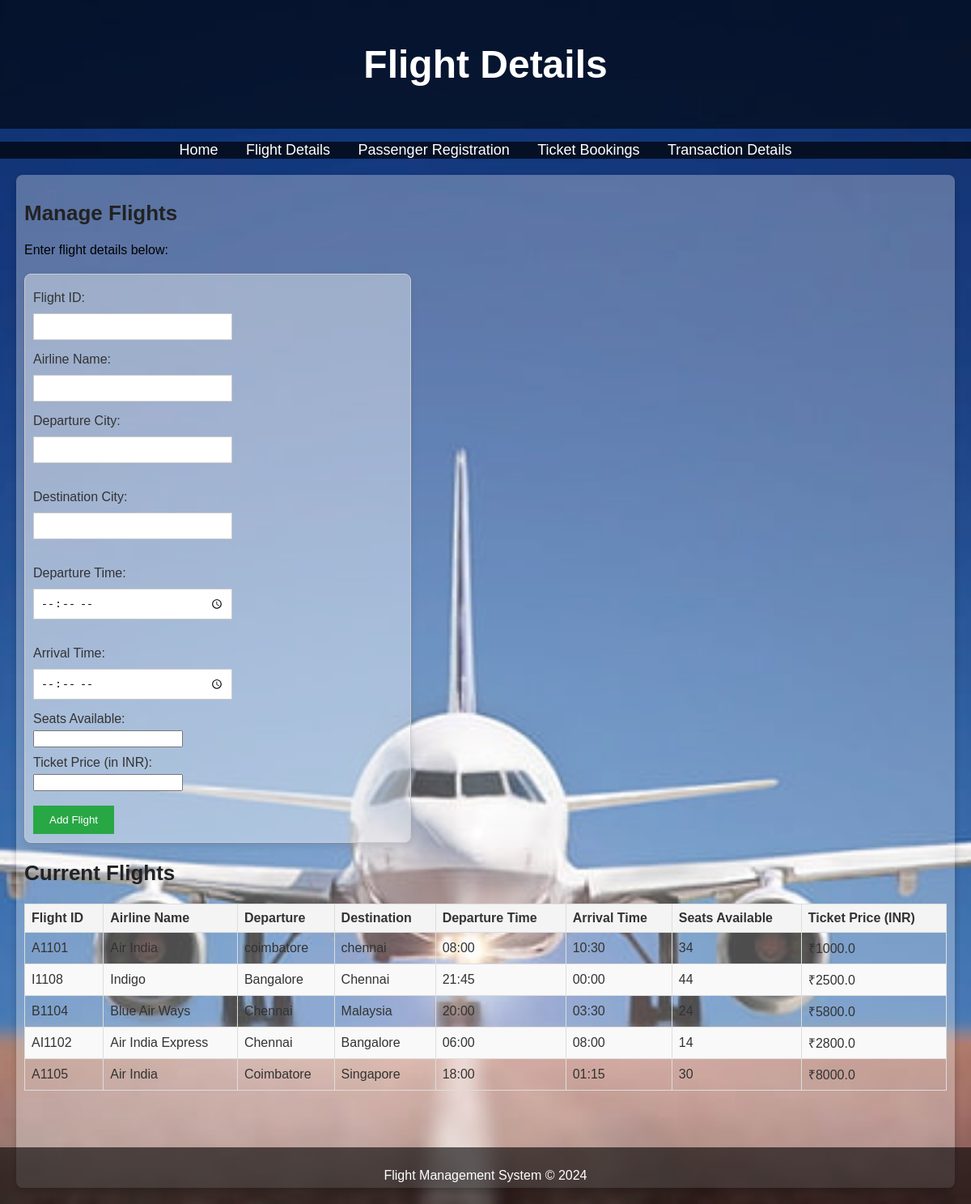
Page /flight-management on the committed database.
### tables this page shows
CREATE TABLE flights (
    flight_id TEXT PRIMARY KEY,
    airline_name TEXT,
    departure TEXT,
    destination TEXT,
    departure_time TEXT,
    arrival_time TEXT,
    seats_available INTEGER,
    ticket_price REAL
);

### app.py (the view, shortened to what this page needs)
@app.route("/flight-management", methods=['GET', 'POST'])
def flight_management():
    conn = get_db_connection()
    flights = conn.execute('SELECT * FROM flights').fetchall()
    conn.close()
    return render_template('flight-management.html', flights=flights)

### app.py (called while the page is built)
def get_db_connection():
    conn = sqlite3.connect('database.db',timeout=5)
    conn.row_factory = sqlite3.Row
    return conn

### templates/flight-management.html (shortened to what this page needs)
<!DOCTYPE html>
<html lang="en">
<head>
    <link rel="stylesheet" href="{{ url_for('static', filename='styles.css') }}">
</head>
<body>
    <header>
        <h1>Flight Details</h1>
    </header>
    <nav>
        <ul>
            <li><a href="{{ url_for('index') }}">Home</a></li>
            <li><a href="{{ url_for('flight_management') }}">Flight Details</a></li>
            <li><a href="{{ url_for('passenger_management') }}">Passenger Registration</a></li>
            <li><a href="{{ url_for('bookings') }}">Ticket Bookings</a></li>
            <li><a href="{{ url_for('transaction_management') }}">Transaction Details</a></li>
        </ul>
    </nav>
    <section>
        <h2>Manage Flights</h2>
        <p>Enter flight details below:</p>
        <form action="/flight-management" method="POST">
            <label for="flight-id">Flight ID:</label>
            <input type="text" id="flight-id" name="flight-id" required>
            <label for="airline-name">Airline Name:</label>
            <input type="text" id="airline-name" name="airline-name" required>
            <label for="departure">Departure City:</label>
            <input type="text" id="departure" name="departure" required><br><br>
            <label for="destination">Destination City:</label>
            <input type="text" id="destination" name="destination" required><br><br>
            <label for="time">Departure Time:</label>
            <input type="time" id="time" name="time" required><br><br>
            <label for="arrival-time">Arrival Time:</label>
            <input type="time" id="arrival-time" name="arrival-time" required>
            <label for="seats-available">Seats Available:</label>
            <input type="number" id="seats-available" name="seats-available" min="1" required>
            <label for="ticket-price">Ticket Price (in INR):</label>
            <input type="number" id="ticket-price" name="ticket-price" min="0" step="0.01" required><br><br>
            <input type="submit" value="Add Flight">
        </form>
        <h2>Current Flights</h2>
        <table>
            <thead>
                <tr>
                    <th>Flight ID</th>
                    <th>Airline Name</th>
                    <th>Departure</th>
                    <th>Destination</th>
                    <th>Departure Time</th>
                    <th>Arrival Time</th>
                    <th>Seats Available</th>
                    <th>Ticket Price (INR)</th>
                </tr>
            </thead>
            <tbody>
                {% for flight in flights %}
                <tr>
                    <td>{{ flight['flight_id'] }}</td>
                    <td>{{ flight['airline_name'] }}</td>
                    <td>{{ flight['departure'] }}</td>
                    <td>{{ flight['destination'] }}</td>
                    <td>{{ flight['departure_time'] }}</td>
                    <td>{{ flight['arrival_time'] }}</td>
                    <td>{{ flight['seats_available'] }}</td>
                    <td>&#8377;{{ flight['ticket_price'] }}</td>
                </tr>
                {% endfor %}
            </tbody>
        </table>
    </section>
    <footer>
        <p>Flight Management System &copy; 2024</p>
    </footer>
</body>
</html>

### static/styles.css (style rules this page uses)
body { font-family: Arial, sans-serif; margin: 0; padding: 0; background-image: url('/static/airplane-s.jpg'); background-size: cover; background-position: center; background-repeat: no-repeat; background-attachment: fixed; color: #333; }
header { background-color: rgba(0, 0, 0, 0.6); color: white; padding: 20px 0; text-align: center; font-size: 24px; }
nav ul { background-color: rgba(0, 0, 0, 0.7); list-style: none; padding: 0; text-align: center; }
nav ul li { display: inline; margin: 0 15px; }
nav ul li a { color: white; text-decoration: none; font-size: 18px; }
section { margin: 20px; padding: 10px; background-color: rgba(255, 255, 255, 0.3); border-radius: 8px; box-shadow: 0 4px 8px rgba(0, 0, 0, 0.2); padding-bottom: 100px; }
section h2 { font-size: 26px; color: #222; }
section p { font-size: 16px; color: #000; }
footer { text-align: center; background-color: rgba(0, 0, 0, 0.6); color: white; padding: 10px 0; position: fixed; bottom: 0; width: 100%; }
form { margin: 20px 0; padding: 10px; background-color: rgba(255, 255, 255, 0.4); border: 1px solid #ccc; width: 40%; min-width: 300px; border-radius: 8px; box-shadow: 0 4px 8px rgba(0, 0, 0, 0.1); }
form label { display: block; margin: 10px 0 5px; }
form input[type="text"], form input[type="tel"], form input[type="time"] { width: 50%; padding: 8px; margin: 5px 0; border: 1px solid #ccc; }
form input[type="submit"] { padding: 10px 20px; background-color: #28a745; color: white; border: none; cursor: pointer; }
table { width: 100%; border-collapse: collapse; margin: 20px 0; padding-bottom: 60px; }
table, th, td { border: 1px solid #ddd; }
table th, table td { padding: 8px; text-align: left; }
table th { background-color: #f4f4f4; }
table tr:nth-child(even) { background-color: #f9f9f9; }

### rows in the picture
flights: flight_id "A1101", airline_name "Air India", departure "coimbatore", destination "chennai", departure_time "08:00", arrival_time "10:30", seats_available "34", ticket_price "1000.0"
flights: flight_id "I1108", airline_name "Indigo", departure "Bangalore", destination "Chennai", departure_time "21:45", arrival_time "00:00", seats_available "44", ticket_price "2500.0"
flights: flight_id "B1104", airline_name "Blue Air Ways", departure "Chennai", destination "Malaysia", departure_time "20:00", arrival_time "03:30", seats_available "24", ticket_price "5800.0"
flights: flight_id "AI1102", airline_name "Air India Express", departure "Chennai", destination "Bangalore", departure_time "06:00", arrival_time "08:00", seats_available "14", ticket_price "2800.0"
flights: flight_id "A1105", airline_name "Air India", departure "Coimbatore", destination "Singapore", departure_time "18:00", arrival_time "01:15", seats_available "30", ticket_price "8000.0"
